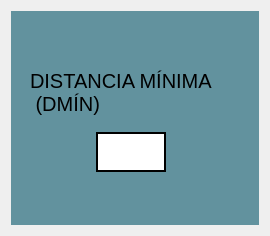
                <widget class="QWidget" name="tab_11">
                 <attribute name="title">
                  <string>Distancia Mínima</string>
                 </attribute>
                 <layout class="QGridLayout" name="gridLayout_42">
                  <item row="0" column="0">
                   <widget class="QFrame" name="frame_16">
                    <property name="styleSheet">
                     <string notr="true">QFrame{
	background-color: rgb(98, 146, 158);
	border: none;
}</string>
                    </property>
                    <property name="frameShape">
                     <enum>QFrame::StyledPanel</enum>
                    </property>
                    <property name="frameShadow">
                     <enum>QFrame::Raised</enum>
                    </property>
                    <layout class="QGridLayout" name="gridLayout_47">
                     <item row="3" column="0">
                      <spacer name="verticalSpacer_18">
                       <property name="orientation">
                        <enum>Qt::Vertical</enum>
                       </property>
                       <property name="sizeHint" stdset="0">
                        <size>
                         <width>20</width>
                         <height>40</height>
                        </size>
                       </property>
                      </spacer>
                     </item>
                     <item row="1" column="0">
                      <widget class="QFrame" name="frame_2">
                       <property name="minimumSize">
                        <size>
                         <width>230</width>
                         <height>65</height>
                        </size>
                       </property>
                       <property name="maximumSize">
                        <size>
                         <width>230</width>
                         <height>65</height>
                        </size>
                       </property>
                       <property name="frameShape">
                        <enum>QFrame::StyledPanel</enum>
                       </property>
                       <property name="frameShadow">
                        <enum>QFrame::Raised</enum>
                       </property>
                       <layout class="QGridLayout" name="gridLayout_45">
                        <property name="topMargin">
                         <number>1</number>
                        </property>
                        <property name="bottomMargin">
                         <number>1</number>
                        </property>
                        <item row="0" column="0">
                         <widget class="QLabel" name="label_44">
                          <property name="minimumSize">
                           <size>
                            <width>210</width>
                            <height>50</height>
                           </size>
                          </property>
                          <property name="maximumSize">
                           <size>
                            <width>210</width>
                            <height>50</height>
                           </size>
                          </property>
                          <property name="styleSheet">
                           <string notr="true">QLabel{
qproperty-alignment: AlignCenter;
font-size: 20px;
border: none;
background-color: transparent;
}</string>
                          </property>
                          <property name="text">
                           <string>DISTANCIA MÍNIMA 
 (DMÍN)</string>
                          </property>
                         </widget>
                        </item>
                       </layout>
                      </widget>
                     </item>
                     <item row="2" column="0">
                      <widget class="QFrame" name="frame_3">
                       <property name="minimumSize">
                        <size>
                         <width>230</width>
                         <height>45</height>
                        </size>
                       </property>
                       <property name="maximumSize">
                        <size>
                         <width>230</width>
                         <height>45</height>
                        </size>
                       </property>
                       <property name="frameShape">
                        <enum>QFrame::StyledPanel</enum>
                       </property>
                       <property name="frameShadow">
                        <enum>QFrame::Raised</enum>
                       </property>
                       <layout class="QGridLayout" name="gridLayout_46">
                        <property name="leftMargin">
                         <number>1</number>
                        </property>
                        <property name="topMargin">
                         <number>1</number>
                        </property>
                        <item row="0" column="1">
                         <widget class="QLineEdit" name="leDmin">
                          <property name="minimumSize">
                           <size>
                            <width>70</width>
                            <height>40</height>
                           </size>
                          </property>
                          <property name="maximumSize">
                           <size>
                            <width>70</width>
                            <height>40</height>
                           </size>
                          </property>
                          <property name="styleSheet">
                           <string notr="true">QLineEdit{
background-color: white;
border: 2px solid black;
color: rgb(0,0,0);
qproperty-alignment: AlignCenter;
font-size: 15px;
}</string>
                          </property>
                          <property name="text">
                           <string/>
                          </property>
                         </widget>
                        </item>
                        <item row="0" column="0">
                         <spacer name="horizontalSpacer_16">
                          <property name="orientation">
                           <enum>Qt::Horizontal</enum>
                          </property>
                          <property name="sizeHint" stdset="0">
                           <size>
                            <width>40</width>
                            <height>20</height>
                           </size>
                          </property>
                         </spacer>
                        </item>
                        <item row="0" column="2">
                         <spacer name="horizontalSpacer_17">
                          <property name="orientation">
                           <enum>Qt::Horizontal</enum>
                          </property>
                          <property name="sizeHint" stdset="0">
                           <size>
                            <width>40</width>
                            <height>20</height>
                           </size>
                          </property>
                         </spacer>
                        </item>
                       </layout>
                      </widget>
                     </item>
                     <item row="0" column="0">
                      <spacer name="verticalSpacer_19">
                       <property name="orientation">
                        <enum>Qt::Vertical</enum>
                       </property>
                       <property name="sizeHint" stdset="0">
                        <size>
                         <width>20</width>
                         <height>40</height>
                        </size>
                       </property>
                      </spacer>
                     </item>
                    </layout>
                   </widget>
                  </item>
                 </layout>
                </widget>
